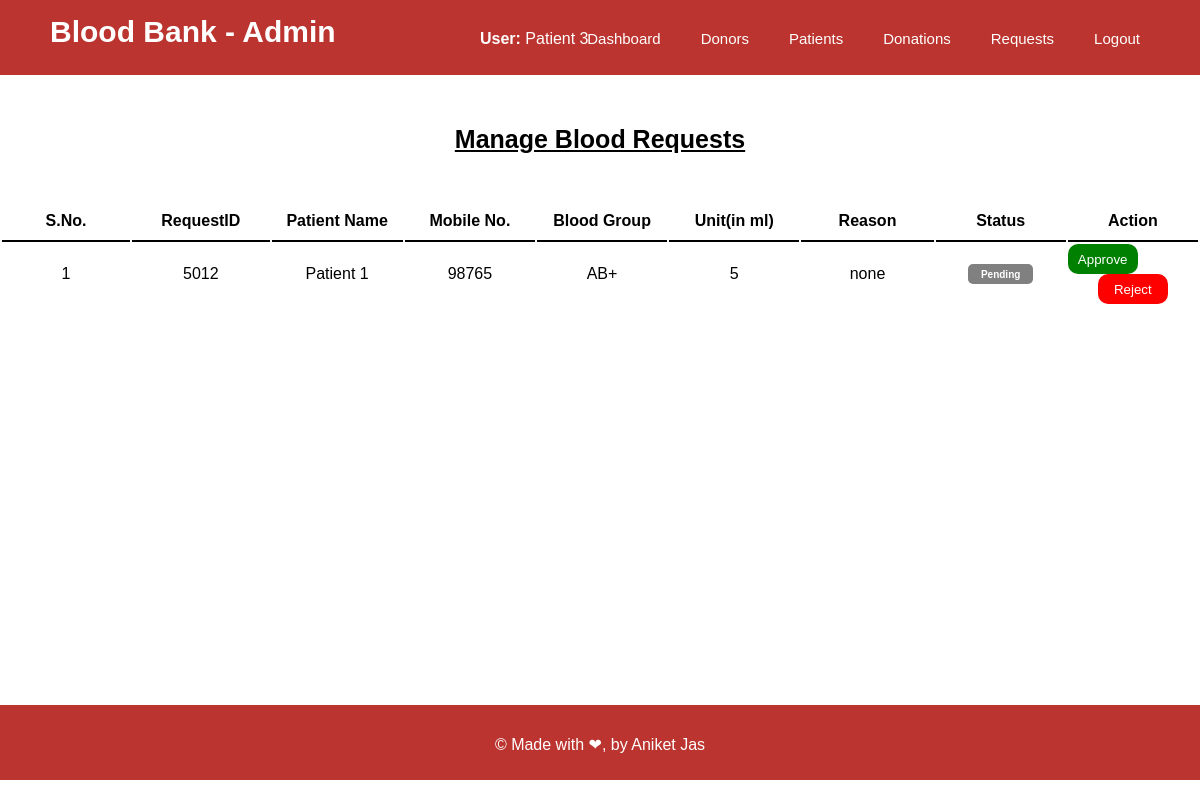
The page /admin/bloodrequest.php (signed in) on the database its author committed.
### tables this page shows
CREATE TABLE `requests` (
  `patient_id` int NOT NULL,
  `no_units` int NOT NULL,
  `blood_group` varchar(5) NOT NULL,
  `reason` varchar(50) DEFAULT NULL,
  `status` int NOT NULL,
  `request_id` int NOT NULL AUTO_INCREMENT,
  PRIMARY KEY (`request_id`)
);

CREATE TABLE `patients` (
  `id` int NOT NULL AUTO_INCREMENT,
  `name` varchar(50) NOT NULL,
  `email` varchar(50) NOT NULL,
  `password` varchar(20) NOT NULL,
  `mobile` varchar(10) DEFAULT NULL,
  PRIMARY KEY (`id`)
);

### admin/bloodrequest.php (the view, shortened to what this page needs)
<html>
    <head>
        <link rel="stylesheet" href="../css/admindashboard.css?v=<?php echo time(); ?>">
        <link rel="stylesheet" href="../css/donordetails.css?v=<?php echo time(); ?>">
    </head>
    <body>
    <?php
        $name = $_SESSION['uid'];
            echo "<div class='navbar'>
            <p class='title'>Blood Bank - Admin</p>
            <p class='name'><b>User:</b> $name</p>
            <ul>
                <li><a href='admindashboard.php'>Dashboard</a></li>
                <li><a href='donordetails.php'>Donors</a></li>
                <li><a href='patientdetails.php'>Patients</a></li>
                <li><a href='donationrequest.php'>Donations</a></li>
                <li><a href='bloodrequest.php'>Requests</a></li>
                <li><a href='../logout.php'>Logout</a></li>
            </ul>
        </div>";
        echo "<div class='contentbox'>
        <p class='heading'>Manage Blood Requests</p>
        ";
        echo "
        <div class='table'><table>
        <tr>
        <th class='thead'>S.No.</th>
        <th class='thead'>RequestID</th>
        <th class='thead'>Patient Name</th>
        <th class='thead'>Mobile No.</th>
        <th class='thead'>Blood Group</th>
        <th class='thead'>Unit(in ml)</th>
        <th class='thead'>Reason</th>
        <th class='thead'>Status</th>
        <th class='thead'>Action</th>
        </tr>";
        $con = mysqli_connect('localhost', 'root', '8338','bloodbank');
        $q = "select * from requests where status=0";
        $rs = mysqli_query($con,$q);
        $sno=1;
        while($row = mysqli_fetch_array($rs)){
            echo "<tr>
        <td>$sno</td>
        <td>$row[request_id]</td>";
        $patientq = "select * from patients where id = '$row[patient_id]'";
        $patientResult = mysqli_query($con,$patientq);
        if($r = mysqli_fetch_array($patientResult)){
            echo "<td>$r[name]</td>
            <td>$r[mobile]</td>";
        }
        echo "<td>$row[blood_group]</td>
        <td>$row[no_units]</td>
        <td>$row[reason]</td>";
        $bg = urlencode($row['blood_group']);
        echo "<td class='btn'>
            <button class='pending'>Pending</button>
        </td>
        <td class='btn'>
            <button class='edit'><a href='actionPatient.php?id=$row[request_id]&status=1&unit=$row[no_units]&bg=$bg'>Approve</a></button>
            <button class='delete'><a href='actionPatient.php?id=$row[request_id]&status=2&unit=$row[no_units]&bg='$row[blood_group]'>Reject</a></button>
        </td>";
        echo "</tr>";}
        echo "</table></div></div>";
        ?>
        <div class="footer">&copy; Made with &#10084;, by Aniket Jas</div>
    </body>
</html>

### css/admindashboard.css (style rules this page uses)
* { margin: 0; padding: 0; font-family: Arial, Helvetica, sans-serif; box-sizing: border-box; }
.navbar { width: 100%; height: 75px; background-color: #bb342f; }
.navbar .title { float: left; width: 40%; color: white; font-size: 30px; font-weight: 900; padding-left: 50px; padding-top: 15px; }
.navbar .name { float: left; width: 15%; color: white; padding-top: 30px; }
.navbar ul { float: left; display: flex; justify-content: flex-end; padding-right: 40px; width: 45%; }
li { float: left; list-style: none; margin: 20px; margin-top: 30px; }
li a { color: white; text-decoration: none; font-size: 15px; }
.contentbox { min-height: 72.5%; margin-bottom: 50px; display: grid; grid-template-rows: 75px auto; justify-content: center; padding-top: 50px; }
.footer { height: 75px; width: 100%; background-color: #bb342f; color: white; text-align: center; padding-top: 30px; }

### css/donordetails.css (style rules this page uses)
* { margin: 0; padding: 0; font-family: Arial, Helvetica, sans-serif; box-sizing: border-box; }
.thead, td { padding: 10px; width: 150px; text-align: center; }
.thead { border-bottom: 2px solid black; }
.table { align-self: baseline; }
.btn { margin: 0; padding: 0; }
.edit { background-color: green; height: 30px; width: 70px; border: none; border-radius: 10px; float: left; }
.edit a, .delete a { color: white; text-decoration: none; }
.delete { background-color: red; height: 30px; width: 70px; border: none; border-radius: 10px; }
.footer { height: 75px; width: 100%; background-color: #bb342f; color: white; text-align: center; padding-top: 30px; }
.heading { font-size: 25px; font-weight: 800; text-align: center; text-decoration: underline; width: 100%; }
.approved, .rejected, .pending, .action { font-size: 10px; font-weight: 600; width: 50%; height: 20px; border: none; border-radius: 5px; background-color: darkgreen; color: white; }
.pending { background-color: grey; }

### rows shown on the page
requests: request_id "5012", patient.name "Patient 1", patient.mobile "98765", blood_group "AB+", no_units "5", reason "none"

### other values the page prints
$name "Patient 3"
